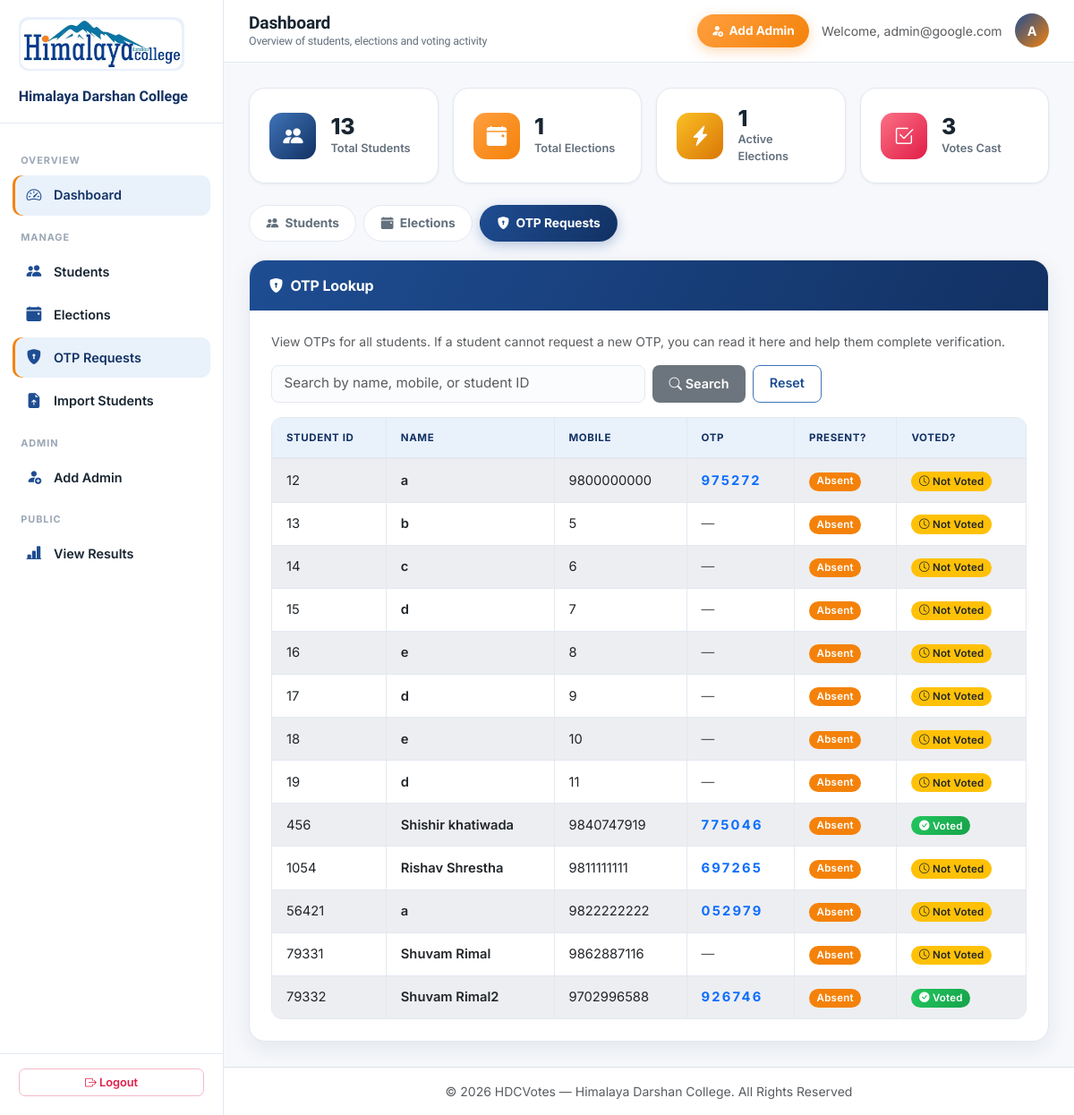
The app's page /Admin/home.php?section=otp_requests (signed in) with its own data.
### tables this page shows
CREATE TABLE `student` (
  `student_id` int(11) NOT NULL,
  `student_name` varchar(100) NOT NULL,
  `student_batch` varchar(20) NOT NULL,
  `student_faculty` varchar(50) NOT NULL,
  `student_semester` int(11) NOT NULL CHECK (`student_semester` between 1 and 8),
  `student_phone` varchar(15) DEFAULT NULL,
  `student_email` varchar(100) DEFAULT NULL,
  `student_otp` varchar(6) DEFAULT NULL,
  `voting_status` tinyint(1) DEFAULT 0,
  `is_candidate` tinyint(1) DEFAULT 0,
  `is_present` tinyint(1) NOT NULL DEFAULT 0
);

### Admin/otp_requests.php (the view, shortened to what this page needs)
<?php
$search = trim($_GET['search'] ?? '');
$sql = "SELECT student_id, student_name, student_phone, student_otp, is_present, voting_status
        FROM student
        WHERE 1=1";
$sql .= " ORDER BY student_id ASC";
$result = $conn->query($sql);
?>
<div class="card shadow">
    <div class="card-header bg-primary text-white d-flex justify-content-between align-items-center flex-wrap gap-2">
        <span><i class="bi bi-shield-lock-fill me-2"></i>OTP Lookup</span>
    </div>
    <div class="card-body">
        <p class="text-muted small">
            View OTPs for all students. If a student cannot request a new OTP, you can read it here and help them complete verification.
        </p>
        <form method="GET" action="home.php" class="row g-2 mb-3">
            <div class="col-md-6">
                <input type="text" name="search" class="form-control" placeholder="Search by name, mobile, or student ID" value="<?= htmlspecialchars($search) ?>">
            </div>
            <div class="col-md-4 d-flex gap-2">
                <button type="submit" class="btn btn-secondary"><i class="bi bi-search"></i> Search</button>
                <a href="home.php?section=otp_requests" class="btn btn-outline-secondary">Reset</a>
            </div>
        </form>
        <div class="table-responsive">
        <table class="table table-bordered table-striped table-hover align-middle">
            <thead>
                <tr>
                    <th>Student ID</th>
                    <th>Name</th>
                    <th>Mobile</th>
                    <th>OTP</th>
                    <th>Present?</th>
                    <th>Voted?</th>
                </tr>
            </thead>
            <tbody>
            <?php if ($result && $result->num_rows > 0): ?>
                <?php while ($row = $result->fetch_assoc()): ?>
                <tr>
                    <td><?= (int)$row['student_id'] ?></td>
                    <td class="fw-semibold"><?= htmlspecialchars($row['student_name']) ?></td>
                    <td><?= htmlspecialchars($row['student_phone']) ?></td>
                    <td>
                        <?php if (!empty($row['student_otp'])): ?>
                            <span class="fw-bold" style="letter-spacing:.15em; color:#0d6efd;"><?= htmlspecialchars($row['student_otp']) ?></span>
                        <?php else: ?>
                            <span class="text-muted">—</span>
                        <?php endif; ?>
                    </td>
                    <td>
                        <?php if ($row['is_present']): ?>
                            <span class="badge bg-success">Present</span>
                        <?php else: ?>
                            <span class="badge bg-secondary">Absent</span>
                        <?php endif; ?>
                    </td>
                    <td>
                        <?php if ($row['voting_status']): ?>
                            <span class="badge bg-success"><i class="bi bi-check-circle-fill"></i> Voted</span>
                        <?php else: ?>
                            <span class="badge bg-warning text-dark"><i class="bi bi-clock"></i> Not Voted</span>
                        <?php endif; ?>
                    </td>
                </tr>
                <?php endwhile; ?>
            <?php else: ?>
                <tr><td colspan="6" class="text-center text-muted py-4"><i class="bi bi-inbox display-6 d-block mb-2"></i>No students found.</td></tr>
            <?php endif; ?>
            </tbody>
        </table>
        </div>
    </div>
</div>

### assets/css/custom.css (style rules this page uses)
:root { --primary:#ffffff; --primary-tint:#f6f8fc; --primary-shade:#eef1f6; --secondary:#1e4d92; --secondary-dark:#123163; --secondary-light:#3f74b8; --secondary-soft:#e9f1fb; --tertiary:#f4820a; --tertiary-dark:#c96600; --tertiary-light:#ff9f3f; --tertiary-soft:#fff1e0; --success:#16a34a; --danger:#e11d48; --warning:#d97706; --primary-brand:var(--secondary); --primary-dark:var(--secondary-dark); --primary-light:var(--secondary-light); --accent:var(--tertiary); --ink:#182531; --muted:#63707d; --border:#e3e8f0; --bg:var(--primary-tint); --card:var(--primary); --sidebar-from:#ffffff; --sidebar-to:#ffffff; --radius-lg:18px; --radius-md:12px; --radius-sm:8px; --shadow-sm:0 1px 3px rgba(24,37,49,0.06); --shadow-md:0 8px 24px rgba(24,37,49,0.08); --shadow-lg:0 20px 50px rgba(24,37,49,0.16); }
* { box-sizing:border-box; }
html, body { background:var(--bg); color:var(--ink); font-family:'Inter','Plus Jakarta Sans',-apple-system,BlinkMacSystemFont,sans-serif; -webkit-font-smoothing:antialiased; }
a { color:var(--secondary); text-decoration:none; }
.btn { border-radius:var(--radius-sm); font-weight:600; font-size:0.9rem; padding:0.5rem 1.1rem; transition:all .18s ease; border:1px solid transparent; }
.btn-secondary, .btn-outline-secondary { border-radius:var(--radius-sm); }
.btn-outline-secondary { color:var(--secondary); border-color:var(--secondary-light); }
.card { border:1px solid var(--border); border-radius:var(--radius-lg); box-shadow:var(--shadow-sm); background:var(--card); }
.card-header { border-radius:var(--radius-lg) var(--radius-lg) 0 0 !important; border-bottom:none; font-weight:700; padding:1rem 1.35rem; letter-spacing:-0.01em; }
.card-header.bg-primary { background:linear-gradient(120deg,var(--secondary),var(--secondary-dark)) !important; }
.card-body { padding:1.5rem; }
.card.shadow { box-shadow:var(--shadow-md) !important; }
.form-control, .form-select { border-radius:var(--radius-sm); border:1.5px solid var(--border); padding:0.55rem 0.85rem; font-size:0.95rem; transition:all .15s ease; background:#fbfcfe; }
.table { margin-bottom:0; }
.table thead th { background:var(--secondary-soft); color:var(--secondary-dark); font-size:0.72rem; text-transform:uppercase; letter-spacing:.05em; font-weight:700; border-bottom:2px solid var(--border); padding:0.85rem 1rem; white-space:nowrap; }
.table td { padding:0.75rem 1rem; vertical-align:middle; border-color:var(--border); font-size:0.92rem; }
.table-striped>tbody>tr:nth-of-type(odd)>* { background-color:#fafbfe; }
.table-bordered { border-color:var(--border); }
.table-responsive { border-radius:var(--radius-md); }
.badge { font-weight:600; padding:0.4em 0.75em; border-radius:30px; font-size:0.72rem; letter-spacing:.02em; }
.badge.bg-secondary { background:var(--tertiary) !important; }
.bg-primary { background:linear-gradient(120deg,var(--secondary),var(--secondary-dark)) !important; }
.bg-success { background:linear-gradient(120deg,#22c55e,var(--success)) !important; }
.bg-secondary { background:linear-gradient(120deg,var(--tertiary-light),var(--tertiary)) !important; }

### records on screen
student: student_id "12", student_name "a", student_phone "9800000000", student_otp "975272", is_present "Absent", voting_status 0 (drawn)
student: student_id "13", student_name "b", student_phone "5", is_present "Absent", voting_status 0 (drawn)
student: student_id "14", student_name "c", student_phone "6", is_present "Absent", voting_status 0 (drawn)
student: student_id "15", student_name "d", student_phone "7", is_present "Absent", voting_status 0 (drawn)
student: student_id "16", student_name "e", student_phone "8", is_present "Absent", voting_status 0 (drawn)
student: student_id "17", student_name "d", student_phone "9", is_present "Absent", voting_status 0 (drawn)
student: student_id "18", student_name "e", student_phone "10", is_present "Absent", voting_status 0 (drawn)
student: student_id "19", student_name "d", student_phone "11", is_present "Absent", voting_status 0 (drawn)
student: student_id "456", student_name "Shishir khatiwada", student_phone "9840747919", student_otp "775046", is_present "Absent", voting_status 1 (drawn)
student: student_id "1054", student_name "Rishav Shrestha", student_phone "9811111111", student_otp "697265", is_present "Absent", voting_status 0 (drawn)
student: student_id "56421", student_name "a", student_phone "9822222222", student_otp "052979", is_present "Absent", voting_status 0 (drawn)
student: student_id "79331", student_name "Shuvam Rimal", student_phone "9862887116", is_present "Absent", voting_status 0 (drawn)
student: student_id "79332", student_name "Shuvam Rimal2", student_phone "9702996588", student_otp "926746", is_present "Absent", voting_status 1 (drawn)

### other values on screen
$pageTitle "Dashboard"
$pageSubtitle "Overview of students, elections and voting activity"
$adminEmail "admin@google.com"
$adminInitial "A"
$total_students "13"
$total_elections "1"
$active_elections "1"
$total_votes "3"
